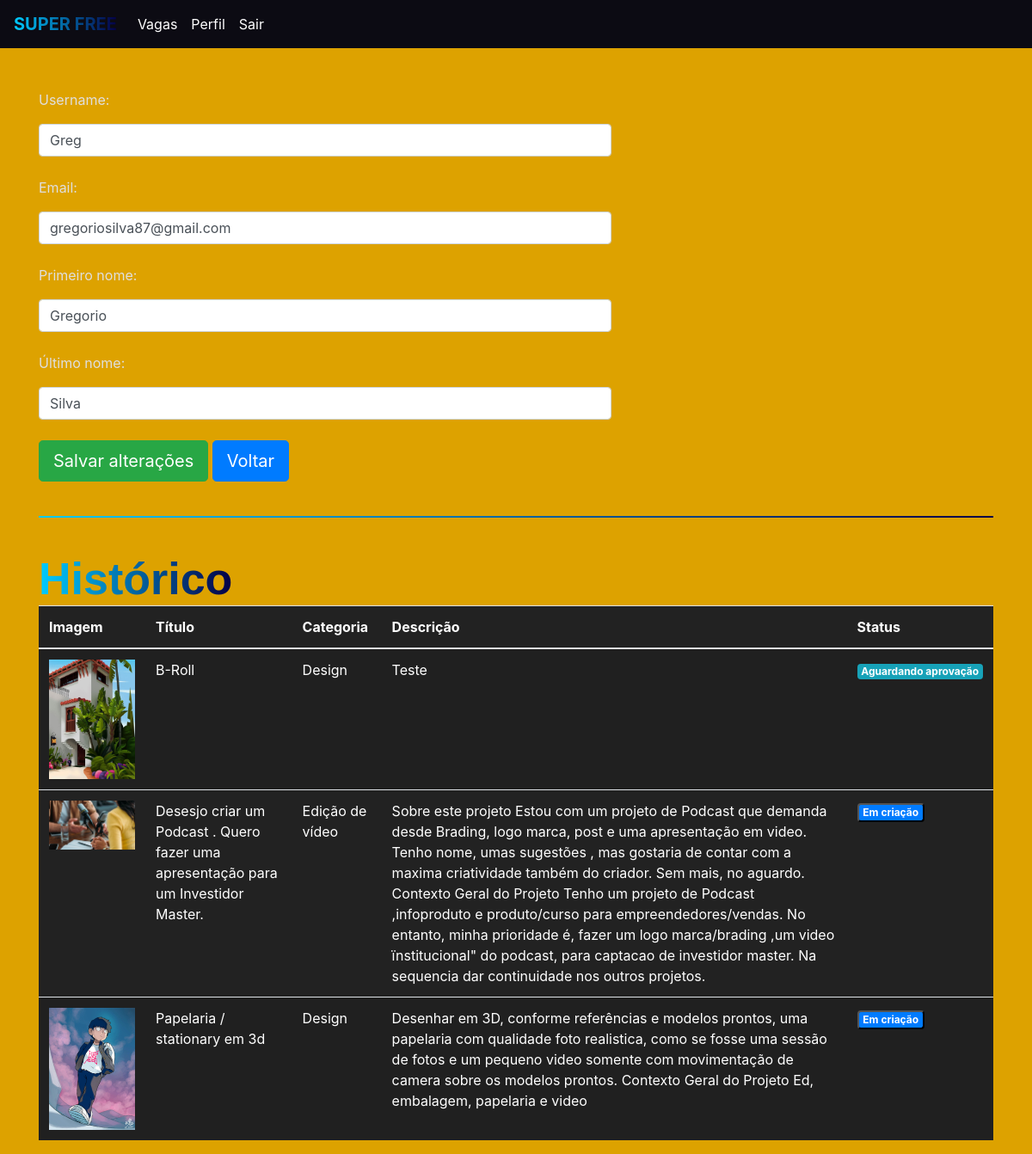
/jobs/perfil/ (signed in), run on the app's committed database.
### jobs/models.py (models this page shows, shortened)
class Jobs(models.Model):
    categoria_choices = (('D', 'Design'),
                        ('EV', 'Edição de Vídeo'))
    status_choices = (('C', 'Em criação'),
                     ('AA', 'Aguardando aprovação'),
                     ('F', 'Finalizado'))
    titulo = models.CharField(max_length=200)
    descricao = models.TextField()
    categoria = models.CharField(max_length=2, choices=categoria_choices, default="D")
    prazo_entrega = models.DateTimeField()
    preco = models.FloatField()
    referencias = models.ManyToManyField(Referencias)
    profissional = models.ForeignKey(User, on_delete=models.DO_NOTHING, null=True, blank=True)
    reservado = models.BooleanField(default=False)
    status = models.CharField(max_length=2,choices=status_choices, default='C')
    arquivo_final = models.FileField(null=True)

class Referencias(models.Model):
    arquivo = models.FileField(upload_to='referencias')
    def __str__(self) -> str:
        return self.arquivo.url

### jobs/views.py (the view, shortened to what this page needs)
# urls.py: path('perfil/', views.perfil, name="perfil"),
@login_required(login_url='/auth/logar')
def perfil(request):
    if request.method == "GET":
        jobs = Jobs.objects.filter(profissional=request.user)
        return render(request, 'perfil.html', {'jobs': jobs})

### jobs/templates/perfil.html (shortened to what this page needs)
{% extends 'base.html' %}
{% load static %}
{% block 'head' %}
<link rel="stylesheet" href="{% static 'jobs/css/encontrar_jobs.css' %}">
<link rel="stylesheet" href="{% static 'jobs/css/perfil.css' %}">
{% endblock %}
{% block 'body' %}
<br>
<br>
<div class="container">
    <div style="width: 60%">
        <form action="{% url 'perfil' %}" method="POST">{% csrf_token %}
            <p>Username:</p>
            <input type="text" class="form-control" value="{{user.username}}" name="username">
            <br>
            <p>Email:</p>
            <input type="email" class="form-control" value="{{user.email}}" name="email">
            <br>
            <p>Primeiro nome:</p>
            <input type="text" class="form-control" value="{{user.first_name}}" name="primeiro_nome">
            <br>
            <p>Último nome:</p>
            <input type="text" class="form-control" value="{{user.last_name}}" name="ultimo_nome">
            <br>
            <input type="submit" class="btn btn-success btn-lg" value="Salvar alterações">
            <a href="{% url 'encontrar_jobs' %}" class="btn btn-primary btn-lg">Voltar</a>
        </form>
    </div>
    <br>
    <hr class="borda-degrade">
    <br>
    <h4 class="titulo">Histórico</h4>
    <table style="background-color: #222; color: white;" class="table table-striped">
        <thead>
            <tr>
                <th scope="col">Imagem</th>
                <th scope="col">Título</th>
                <th scope="col">Categoria</th>
                <th scope="col">Descrição</th>
                <th scope="col">Status</th>
            </tr>
        </thead>
        <tbody>
            {% for job in jobs %}
            <tr>
                <th scope="row"><img width="100px" src="{{job.referencias.all.0}}"></th>
                <td>{{job.titulo}}</td>
                <td>{% if job.categoria == 'D'%}
                    Design
                    {% else %}
                    Edição de vídeo
                    {% endif%}</td>
                <td>
                    {{job.descricao}}
                </td>
                <td>
                    {% if job.status == 'AA'%}
                    <span class="badge badge-info">Aguardando aprovação</span>
                    {% elif job.status == 'C' %}
                    <button class="badge badge-primary" data-toggle="modal" data-target="#modal-job-{{job.id}}">Em criação</button>
                    {% else %}
                    <span class="badge badge-success">Finalizado</span>
                    {% endif %}
                </td>
            </tr>
            {% endfor %}
        </tbody>
    </table>
</div>
{% endblock %}

### templates/base.html (shortened to what this page needs)
<!doctype html>
<html lang="pt-br">
<head>
{% block 'head' %}
{% endblock %}
<link rel="stylesheet" href="https://cdn.jsdelivr.net/npm/bootstrap@4.6.1/dist/css/bootstrap.min.css">
</head>
<body class="fundo">
{% if user.is_authenticated %}
<nav style="background-color: rgb(12, 11, 19);" class="navbar navbar-expand-lg navbar-dark">
    <a class="navbar-brand" href="#"><span class="font-degrade-nav">SUPER FREE</span></a>
<div class="collapse navbar-collapse" id="navbarNav">
    <ul class="navbar-nav">
        <li class="nav-item active">
            <a class="nav-link" href="{% url 'encontrar_jobs' %}">Vagas</a>
        </li>
    </ul>
    <ul class="navbar-nav">
        <li class="nav-item active">
            <a class="nav-link" href="{% url 'perfil' %}">Perfil</a>
        </li>
    </ul>
    <ul class="navbar-nav">
        <li class="nav-item active">
            <a class="nav-link" href="{% url 'sair' %}">Sair</a>
        </li>
    </ul>
</div>
</nav>
{% endif %}
{% block 'body' %}{% endblock %}
</body>
</html>

### templates/static/jobs/css/encontrar_jobs.css (style rules this page uses)
.fundo { background-color: rgb(221, 162, 0); color: rgb(223, 223, 223); }
.titulo { font-family: Arial, Helvetica, sans-serif; font-weight: bold; font-size: 52px; display: inline; background-image: linear-gradient(90deg, rgba(0, 204, 255) 0%, rgba(5, 0, 70) 100%); background-clip: text; -webkit-background-clip: text; color: transparent; padding-bottom: 10px; }

### templates/static/jobs/css/perfil.css (style rules this page uses)
.fundo { background-color: rgb(221, 162, 0); color: rgb(223, 223, 223); }
.borda-degrade { border: 1px solid transparent; border-image: linear-gradient(90deg, rgb(0, 204, 255) 0%, rgba(5, 0, 70) 100%); border-image-slice: 1; }
.titulo { font-family: Arial, Helvetica, sans-serif; font-weight: bold; font-size: 52px; display: inline; background-image: linear-gradient(90deg, rgb(0, 204, 255) 0%, rgba(5, 0, 70) 100%); background-clip: text; -webkit-background-clip: text; color: transparent; padding-bottom: 10px; }

### templates/base.html (style rules this page uses)
.font-degrade-nav { background-image: linear-gradient(90deg, rgba(0, 204, 255) 0%, rgba(5, 0, 70) 100%); background-clip: text; -webkit-background-clip: text; color: transparent; padding-bottom: 10px; font-size: 20px; font-weight: bold; }

### data on the page
Jobs: referencias.all.0 (picture), titulo "B-Roll", categoria "Design", descricao "Teste", status "Aguardando aprovação"
Jobs: referencias.all.0 (picture), titulo "Desesjo criar um Podcast . Quero fazer uma apresentação para um Investidor Master.", categoria "Edição de vídeo", descricao "Sobre este projeto Estou com um projeto de Podcast que demanda desde Brading, logo marca, post e uma apresentação em video. Tenho nome, umas sugestões , mas gostaria de contar com a maxima criatividade também do criador. Sem mais, no aguardo. Contexto Geral do Projeto Tenho um projeto de Podcast ,infoproduto e produto/curso para empreendedores/vendas. No entanto, minha prioridade é, fazer um logo marca/brading ,um video ïnstitucional\" do podcast, para captacao de investidor master. Na sequencia dar continuidade nos outros projetos."
Jobs: referencias.all.0 (picture), titulo "Papelaria / stationary em 3d", categoria "Design", descricao "Desenhar em 3D, conforme referências e modelos prontos, uma papelaria com qualidade foto realistica, como se fosse uma sessão de fotos e um pequeno video somente com movimentação de camera sobre os modelos prontos. Contexto Geral do Projeto Ed, embalagem, papelaria e video"
